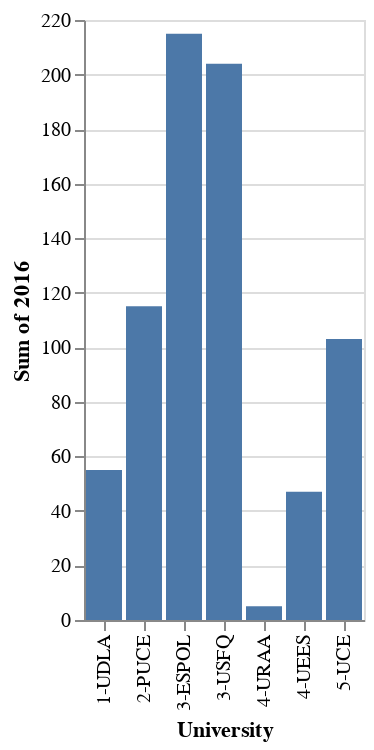

Here is the notebook cell this chart was saved with:
### Code cell
DeepnoteChart(df, """{"layer":[{"layer":[{"mark":{"clip":true,"type":"bar","color":"#4c78a8","tooltip":true},"encoding":{"x":{"sort":null,"type":"nominal","field":"University","scale":{"type":"linear"}},"y":{"sort":null,"type":"quantitative","field":"2016","scale":{"type":"linear"},"format":{"type":"default","decimals":null},"aggregate":"sum","formatType":"numberFormatFromNumberType"}}}]}],"title":"","config":{"legend":{}},"$schema":"https://vega.github.io/schema/vega-lite/v5.json","encoding":{}}""")

### Figure 1 — Vega-Lite specification as saved in the notebook (floating-point values rounded to 4 significant figures)
{"$schema": "https://vega.github.io/schema/vega-lite/v5.json", "encoding": {}, "layer": [{"layer": [{"mark": {"type": "bar", "tooltip": true, "color": "#4c78a8", "clip": true}, "encoding": {"x": {"field": "University", "type": "nominal", "sort": null, "scale": {"type": "linear"}}, "y": {"field": "2016", "type": "quantitative", "aggregate": "sum", "sort": null, "scale": {"type": "linear"}, "formatType": "numberFormatFromNumberType", "format": {"type": "default", "decimals": null}}}}]}], "title": "", "config": {"legend": {}}, "data": {"values": [{"2015": 39, "2016": 55, "2017": 124, "2018": 153, "2019": 240, "2020": 331, "Position": 1, "University": "1-UDLA"}, {"2015": 99, "2016": 115, "2017": 192, "2018": 270, "2019": 301, "2020": 348, "Position": 2, "University": "2-PUCE"}, {"2015": 108, "2016": 215, "2017": 310, "2018": 380, "2019": 395, "2020": 426, "Position": 3, "University": "3-ESPOL"}, {"2015": 126, "2016": 204, "2017": 349, "2018": 416, "2019": 457, "2020": 486, "Position": 3, "University": "3-USFQ"}, {"2015": 2, "2016": 5, "2017": 7, "2018": 29, "2019": 100, "2020": 210, "Position": 4, "University": "4-URAA"}, {"2015": 33, "2016": 47, "2017": 84, "2018": 134, "2019": 173, "2020": 247, "Position": 4, "University": "4-UEES"}, {"2015": 62, "2016": 103, "2017": 116, "2018": 157, "2019": 212, "2020": 234, "Position": 5, "University": "5-UCE"}]}}
